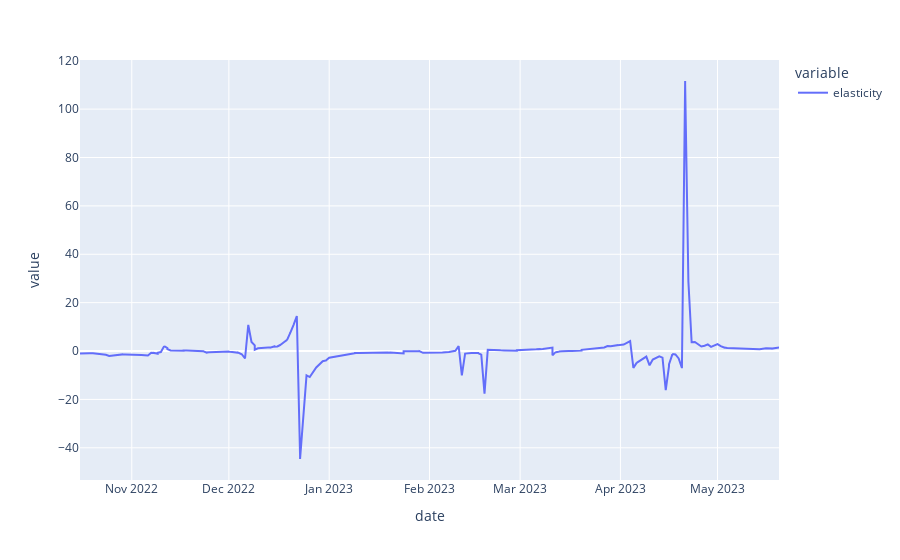

The code cell stored with this chart in its notebook:
### Markdown cell above
##### Mostly similar, but we're missing the large negative shock in May 2023 AND the positive shock is much larger 
- As apr increases, we expect quantity to increase, i.e. all elasticity values should be positive. This market seems to behave more rationally than the other market.

### Code cell
px.line(add_over_100_subgroup['elasticity'].dropna())

### Figure 1 — Plotly figure (JSON) as saved in the notebook; plotly's stock layout.template omitted (floating-point values rounded to 4 significant figures; data arrays with more than 128 entries replaced by an {"elided": "..."} marker saying what was removed)
{"data": [{"hovertemplate": "variable=elasticity<br>date=%{x}<br>value=%{y}<extra></extra>", "legendgroup": "elasticity", "line": {"color": "#636efa", "dash": "solid"}, "marker": {"symbol": "circle"}, "mode": "lines", "name": "elasticity", "orientation": "v", "showlegend": true, "type": "scatter", "x": {"elided": "671 str values"}, "xaxis": "x", "y": {"elided": "671 float values"}, "yaxis": "y"}], "layout": {"legend": {"title": {"text": "variable"}, "tracegroupgap": 0}, "margin": {"t": 60}, "xaxis": {"anchor": "y", "domain": [0, 1], "title": {"text": "date"}}, "yaxis": {"anchor": "x", "domain": [0, 1], "title": {"text": "value"}}}}
